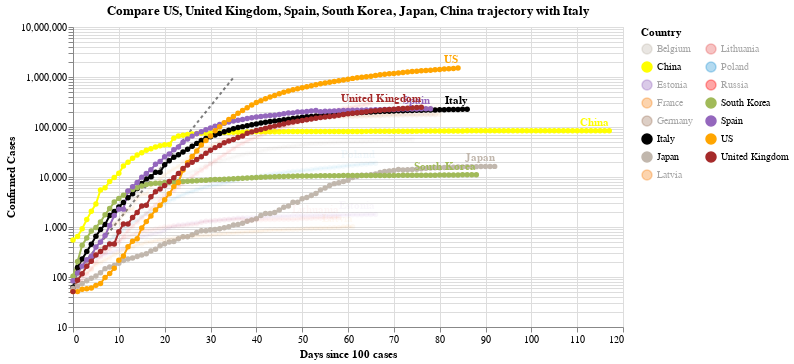

The notebook cell saved with this chart:
### Code cell
#hide_input
chart2 = make_since_chart(dff2, ['US', 'United Kingdom', 'Spain', 'South Korea', 'Japan', 'China'], baseline_countries)
chart2

### Figure 1 — Vega-Lite specification as saved in the notebook (floating-point values rounded to 4 significant figures; data arrays with more than 128 entries replaced by an {"elided": "..."} marker saying what was removed)
{"config": {"view": {"continuousWidth": 400, "continuousHeight": 300}}, "layer": [{"data": {"name": "data-628230001892d6798b50651be41d1b3e"}, "mark": {"type": "line", "color": "black", "opacity": 0.5, "strokeDash": [3, 3]}, "encoding": {"x": {"type": "quantitative", "field": "Days since 100 cases"}, "y": {"type": "quantitative", "field": "Confirmed Cases"}}}, {"data": {"name": "data-0eb2a29fc3155e1078be3cc467ca6236"}, "mark": {"type": "line", "point": true}, "encoding": {"color": {"type": "nominal", "field": "Country", "legend": {"columns": 2}, "scale": {"domain": ["Belgium", "China", "Estonia", "France", "Germany", "Italy", "Japan", "Latvia", "Lithuania", "Poland", "Russia", "South Korea", "Spain", "US", "United Kingdom"], "range": ["#C1B7AD", "yellow", "#9467bd", "#F58518", "#9D755D", "black", "#C1B7AD", "#F58518", "#E45756", "#2495D3", "red", "#A1BA59", "#9467bd", "orange", "brown"]}}, "opacity": {"condition": {"value": 1, "selection": "selector006"}, "value": 0.05}, "tooltip": [{"type": "nominal", "field": "Country"}, {"type": "temporal", "field": "Date"}, {"type": "quantitative", "field": "Confirmed Cases"}, {"type": "quantitative", "field": "Days since 100 cases"}], "x": {"type": "quantitative", "field": "Days since 100 cases"}, "y": {"type": "quantitative", "field": "Confirmed Cases", "scale": {"type": "log"}}}, "selection": {"selector006": {"type": "multi", "fields": ["Country"], "bind": "legend", "init": [{"Country": "US"}, {"Country": "United Kingdom"}, {"Country": "Spain"}, {"Country": "South Korea"}, {"Country": "Japan"}, {"Country": "China"}, {"Country": "Italy"}]}}, "width": 550}, {"data": {"name": "data-0eb2a29fc3155e1078be3cc467ca6236"}, "mark": {"type": "text", "align": "right", "dy": -8, "fontWeight": "bold"}, "encoding": {"color": {"type": "nominal", "field": "Country", "legend": {"columns": 2}, "scale": {"domain": ["Belgium", "China", "Estonia", "France", "Germany", "Italy", "Japan", "Latvia", "Lithuania", "Poland", "Russia", "South Korea", "Spain", "US", "United Kingdom"], "range": ["#C1B7AD", "yellow", "#9467bd", "#F58518", "#9D755D", "black", "#C1B7AD", "#F58518", "#E45756", "#2495D3", "red", "#A1BA59", "#9467bd", "orange", "brown"]}}, "opacity": {"condition": {"value": 1, "selection": "selector006"}, "value": 0.05}, "text": {"type": "nominal", "field": "Country"}, "tooltip": [{"type": "nominal", "field": "Country"}, {"type": "temporal", "field": "Date"}, {"type": "quantitative", "field": "Confirmed Cases"}, {"type": "quantitative", "field": "Days since 100 cases"}], "x": {"type": "quantitative", "field": "Days since 100 cases"}, "y": {"type": "quantitative", "field": "Confirmed Cases", "scale": {"type": "log"}}}, "transform": [{"filter": "(datum['Date'] >= 1589760000000)"}], "width": 550}], "title": "Compare US, United Kingdom, Spain, South Korea, Japan, China trajectory with Italy", "$schema": "https://vega.github.io/schema/vega-lite/v4.0.2.json", "datasets": {"data-628230001892d6798b50651be41d1b3e": [{"Days since 100 cases": 0, "Confirmed Cases": 100.0}, {"Days since 100 cases": 1, "Confirmed Cases": 130.0}, {"Days since 100 cases": 2, "Confirmed Cases": 169.0}, {"Days since 100 cases": 3, "Confirmed Cases": 219.7}, {"Days since 100 cases": 4, "Confirmed Cases": 285.6}, {"Days since 100 cases": 5, "Confirmed Cases": 371.3}, {"Days since 100 cases": 6, "Confirmed Cases": 482.7}, {"Days since 100 cases": 7, "Confirmed Cases": 627.5}, {"Days since 100 cases": 8, "Confirmed Cases": 815.7}, {"Days since 100 cases": 9, "Confirmed Cases": 1060.0}, {"Days since 100 cases": 10, "Confirmed Cases": 1379.0}, {"Days since 100 cases": 11, "Confirmed Cases": 1792.0}, {"Days since 100 cases": 12, "Confirmed Cases": 2330.0}, {"Days since 100 cases": 13, "Confirmed Cases": 3029.0}, {"Days since 100 cases": 14, "Confirmed Cases": 3937.0}, {"Days since 100 cases": 15, "Confirmed Cases": 5119.0}, {"Days since 100 cases": 16, "Confirmed Cases": 6654.0}, {"Days since 100 cases": 17, "Confirmed Cases": 8650.0}, {"Days since 100 cases": 18, "Confirmed Cases": 11250.0}, {"Days since 100 cases": 19, "Confirmed Cases": 14620.0}, {"Days since 100 cases": 20, "Confirmed Cases": 19000.0}, {"Days since 100 cases": 21, "Confirmed Cases": 24710.0}, {"Days since 100 cases": 22, "Confirmed Cases": 32120.0}, {"Days since 100 cases": 23, "Confirmed Cases": 41750.0}, {"Days since 100 cases": 24, "Confirmed Cases": 54280.0}, {"Days since 100 cases": 25, "Confirmed Cases": 70560.0}, {"Days since 100 cases": 26, "Confirmed Cases": 91730.0}, {"Days since 100 cases": 27, "Confirmed Cases": 119300.0}, {"Days since 100 cases": 28, "Confirmed Cases": 155000.0}, {"Days since 100 cases": 29, "Confirmed Cases": 201500.0}, {"Days since 100 cases": 30, "Confirmed Cases": 262000.0}, {"Days since 100 cases": 31, "Confirmed Cases": 340600.0}, {"Days since 100 cases": 32, "Confirmed Cases": 442800.0}, {"Days since 100 cases": 33, "Confirmed Cases": 575600.0}, {"Days since 100 cases": 34, "Confirmed Cases": 748300.0}, {"Days since 100 cases": 35, "Confirmed Cases": 972800.0}], "data-0eb2a29fc3155e1078be3cc467ca6236": {"elided": "1185 records"}}}
